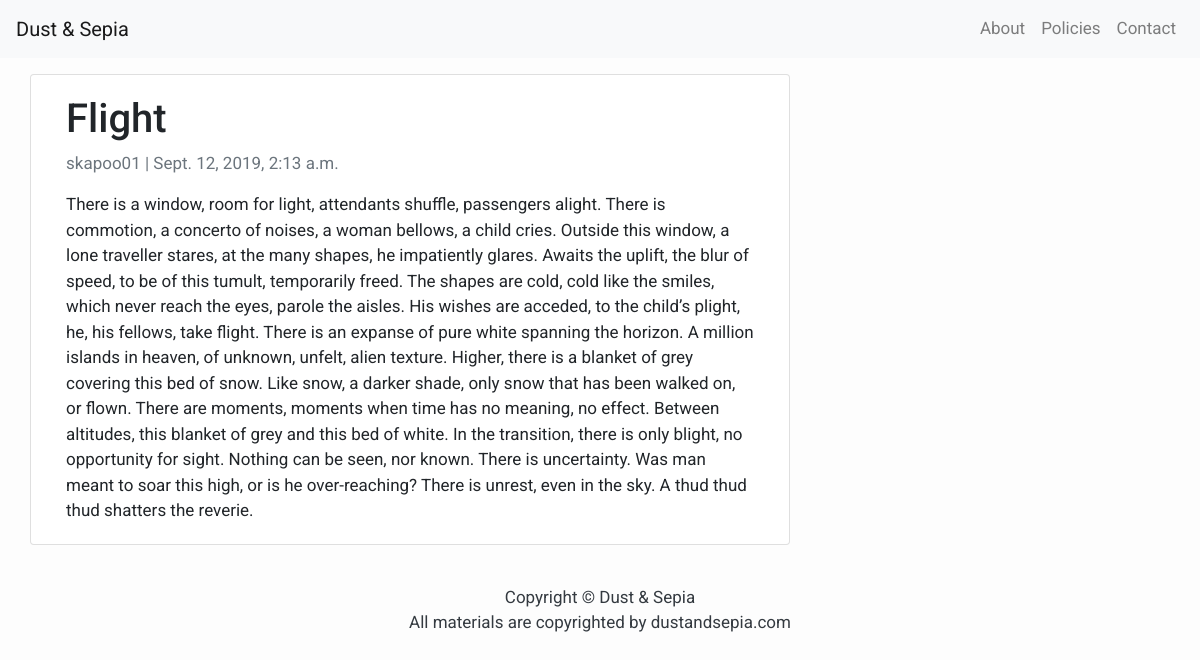
/flight/, run on the app's committed database.
### blog/models.py (models this page shows, shortened)
class Post(models.Model):
	title = models.CharField(max_length=200, unique=True)
	slug = models.SlugField(max_length=200, unique=True)
	author = models.ForeignKey(User, on_delete=models.CASCADE, related_name='blog_posts')
	updated_on = models.DateTimeField(auto_now=True)
	content = models.TextField()
	created_on = models.DateTimeField(auto_now_add=True)
	status = models.IntegerField(choices=STATUS, default=0)
	class Meta:
		ordering = ['-created_on']

### blog/views.py (the view)
# urls.py: path('<slug:slug>/', views.PostDetail.as_view(), name='post_detail'),
class PostDetail(generic.DetailView):
	model = Post
	template_name = 'post_detail.html'

### templates/post_detail.html
{% extends "base.html" %}
{% block content %}
	<div class="container">
		<div class="row">
			<div class="col-md-8 card mb-4 mt-3 left top">
				<div class="card-body">
					<h1>{% block title %}{{ object.title }}{% endblock title %}</h1>
					<p class="text-muted">{{ post.author }} | {{ post.created_on }}</p>
					<p class="card-text">{{ object.content | safe}}</p>
				</div>
			</div>
		</div>
	</div>
{% endblock content %}

### templates/base.html (style rules this page uses)
body { font-family: "Roboto", sans-serif; font-size: 17px; background-color: #fdfdfd; }

### data on the page
Post: title "Flight", author "skapoo01", created_on "Sept. 12, 2019, 2:13 a.m.", content "There is a window, room for light, attendants shuffle, passengers alight. There is commotion, a concerto of noises, a woman bellows, a child cries. Outside this window, a lone traveller stares, at the many shapes, he impatiently glares. Awaits the uplift, the blur of speed, to be of this tumult, temporarily freed. The shapes are cold, cold like the smiles, which never reach the eyes, parole the aisles. His wishes are acceded, to the child’s plight, he, his fellows, take flight. There is an expanse of pure white spanning the horizon. A million islands in heaven, of unknown, unfelt, alien texture. Higher, there is a blanket of grey covering this bed of snow. Like snow, a darker shade, only…"
